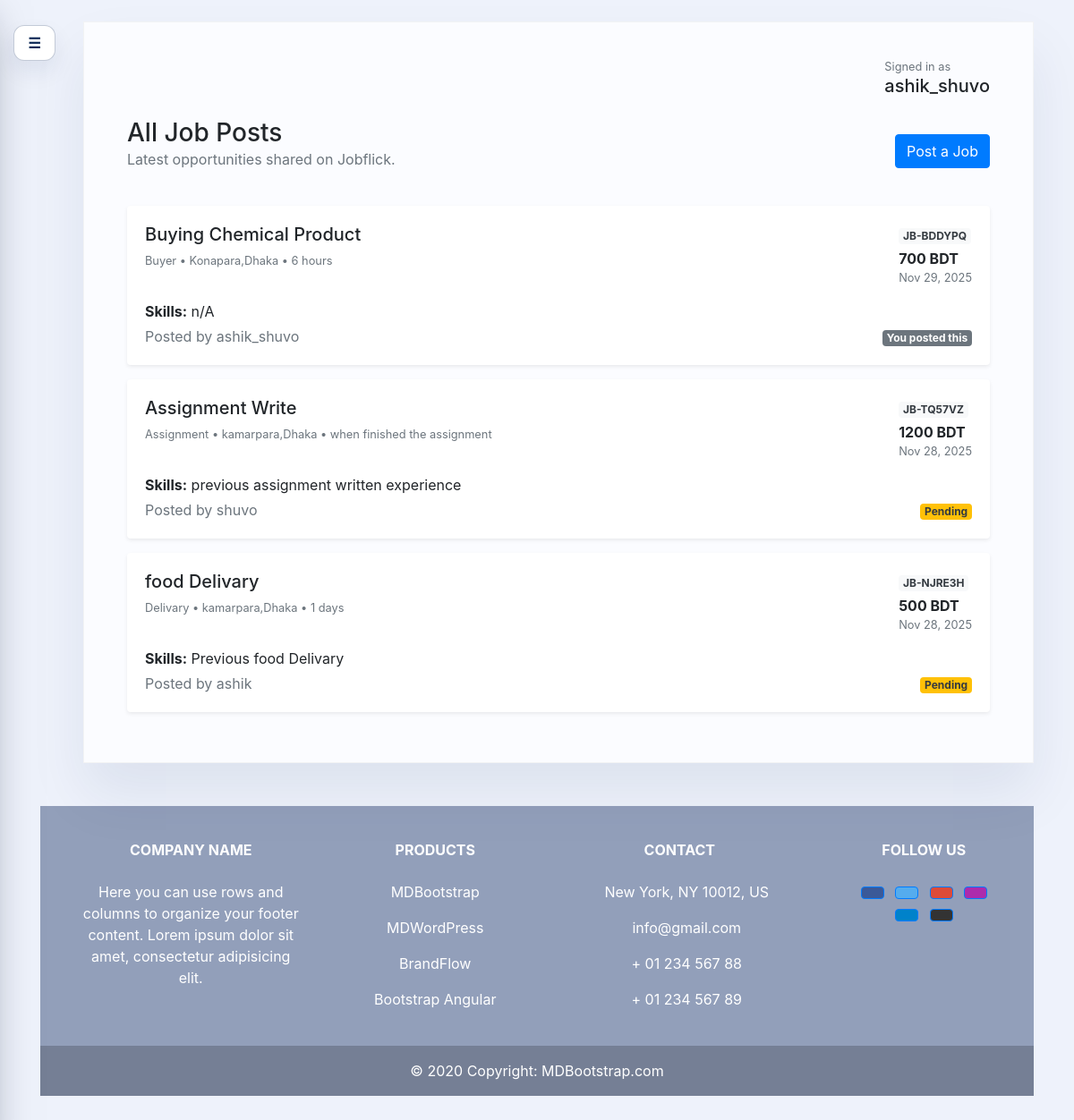
The page /profile/dashboard/ (signed in) on the database its author committed.
### userprofile/models.py (models this page shows, shortened)
class UserProfile(models.Model):
	user = models.OneToOneField(User, on_delete=models.CASCADE, related_name="profile")
	display_name = models.CharField(max_length=150, blank=True)
	photo = models.ImageField(upload_to="profile_photos/", blank=True, null=True)
	occupation = models.CharField(max_length=150, blank=True)
	skills = models.TextField(blank=True)
	present_address = models.CharField(max_length=255, blank=True)
	bio = models.TextField(blank=True)

### jobs/models.py (models this page shows, shortened)
class Job(models.Model):
	poster = models.ForeignKey(
		settings.AUTH_USER_MODEL,
		on_delete=models.CASCADE,
		related_name="jobs",
	)
	work_title = models.CharField(max_length=200)
	worker_type = models.CharField(max_length=120)
	duration = models.CharField(max_length=120)
	amount = models.PositiveIntegerField()
	location = models.CharField(max_length=120)
	skills = models.CharField(max_length=255)
	tracking_code = models.CharField(max_length=16, unique=True, editable=False, blank=True)
	created_at = models.DateTimeField(auto_now_add=True)
	class Meta:
		ordering = ["-created_at"]

### userprofile/views.py (the view)
# urls.py: path("dashboard/", views.dashboard_view, name="user-dashboard"),
@login_required
@never_cache
def dashboard_view(request):
	profile, _ = UserProfile.objects.get_or_create(user=request.user)
	skills = [skill.strip() for skill in profile.skills.split(",") if skill.strip()]
	jobs = Job.objects.prefetch_related(
		Prefetch(
			"applications",
			queryset=JobApplication.objects.filter(applicant=request.user),
			to_attr="app_for_user",
		)
	)
	context = {
		"profile": profile,
		"skills": skills,
		"jobs": jobs,
		"job_count": jobs.count(),
		"hide_nav": True,
	}
	return render(request, "userprofile/dashboard.html", context)

### userprofile/context_processors.py (called while the page is built)
def unread_notifications(request):
    if request.user.is_authenticated:
        count = request.user.notifications.filter(is_read=False).count()
    else:
        count = 0
    return {"unread_notifications_count": count}

### userprofile/templates/userprofile/dashboard.html
{% extends "userprofile/layout.html" %}
{% load static %}
{% block dashboard_content %}
<div class="d-flex justify-content-between align-items-center mb-4">
  <div>
    <h1 class="h3 mb-0">All Job Posts</h1>
    <p class="text-muted">Latest opportunities shared on Jobflick.</p>
  </div>
  <a class="btn btn-primary" href="{% url 'post_job' %}">Post a Job</a>
</div>
{% if jobs %}
  {% for job in jobs %}
    {% with application=job.app_for_user|first %}
    <div class="card shadow-sm border-0 mb-3">
      <div class="card-body">
        <div class="d-flex justify-content-between align-items-start">
          <div>
            <h5 class="mb-1">{{ job.work_title }}</h5>
            <small class="text-muted">{{ job.worker_type }} • {{ job.location }} • {{ job.duration }}</small>
          </div>
          <div class="text-end">
            <span class="badge badge-light text-dark mb-1">{{ job.tracking_code }}</span>
            <div><strong>{{ job.amount }} BDT</strong></div>
            <p class="mb-0 small text-muted">{{ job.created_at|date:"M d, Y" }}</p>
          </div>
        </div>
        <p class="mt-3 mb-1"><strong>Skills:</strong> {{ job.skills }}</p>
        <div class="d-flex justify-content-between align-items-center">
          <p class="text-muted mb-0">Posted by {{ job.poster.username }}</p>
          <div>
            {% if job.poster_id == request.user.id %}
              <span class="badge badge-secondary">You posted this</span>
            {% elif application %}
              {% if application.status == 'approved' %}
                <span class="badge badge-success">Approved</span>
              {% elif application.status == 'pending' %}
                <span class="badge badge-warning text-dark">Pending</span>
              {% else %}
                <span class="badge badge-danger">Rejected</span>
              {% endif %}
            {% else %}
              <form method="post" action="{% url 'apply_to_job' job.id %}">
                {% csrf_token %}
                <input type="hidden" name="redirect_to" value="{{ request.path }}">
                <button class="btn btn-outline-primary btn-sm" type="submit">Apply</button>
              </form>
            {% endif %}
          </div>
        </div>
      </div>
    </div>
    {% endwith %}
  {% endfor %}
{% else %}
  <div class="text-center bg-white rounded-3 shadow-sm p-5">
    <h4>No job posted yet</h4>
    <p class="text-muted mb-4">Create your first job post to get started.</p>
    <a class="btn btn-primary" href="{% url 'post_job' %}">Create Job</a>
  </div>
{% endif %}
{% endblock %}

### userprofile/templates/userprofile/layout.html (shortened to what this page needs)
{% extends "base.html" %}
{% block content %}
<div class="dashboard-shell-wrapper">
  <button class="toggle-btn menu-floating-toggle" id="menuToggle" aria-label="Toggle navigation">☰</button>
  <div class="dashboard-shell">
    <section class="dashboard-main">
      <div class="topbar">
        <div class="text-end">
        <p class="text-muted small mb-0">Signed in as</p>
        <h5 class="mb-0">{{ profile.user.username }}</h5>
      </div>
    </div>
      {% block dashboard_content %}{% endblock %}
    </section>
  </div>
</div>
{% endblock %}

### userprofile/templates/userprofile/layout.html (style rules this page uses)
body { background: #eef2fb; }
.dashboard-shell-wrapper { position: relative; padding-left: 3rem; }
.dashboard-shell { display: flex; min-height: calc(100vh - 40px); position: relative; overflow: visible; background: #fff; border-radius: 0; border: 1px solid rgba(14, 23, 41, 0.05); box-shadow: 0 35px 60px rgba(15, 39, 90, 0.08); }
.dashboard-main { flex: 1; padding: 2.5rem 3rem; background: #fbfcff; }
.topbar { display: flex; justify-content: flex-end; align-items: center; margin-bottom: 1.5rem; }
.toggle-btn { border: 1px solid rgba(19,47,98,0.25); background: #fff; color: #102b58; padding: 0.45rem 0.95rem; border-radius: 12px; font-weight: 600; box-shadow: 0 12px 25px rgba(16,43,88,0.08); }
.menu-floating-toggle { position: fixed; top: 1.75rem; left: 15px; transform: none; z-index: 1050; transition: left 0.35s ease; }

### rows shown on the page
UserProfile: user.username "ashik_shuvo"
Job: work_title "Buying Chemical Product", worker_type "Buyer", location "Konapara,Dhaka", duration "6 hours", tracking_code "JB-BDDYPQ", amount "700", created_at "Nov 29, 2025", skills "n/A", poster.username "ashik_shuvo", shows "You posted this"
Job: work_title "Assignment Write", worker_type "Assignment", location "kamarpara,Dhaka", duration "when finished the assignment", tracking_code "JB-TQ57VZ", amount "1200", created_at "Nov 28, 2025", skills "previous assignment written experience", poster.username "shuvo", shows "Pending"
Job: work_title "food Delivary", worker_type "Delivary", location "kamarpara,Dhaka", duration "1 days", tracking_code "JB-NJRE3H", amount "500", created_at "Nov 28, 2025", skills "Previous food Delivary", poster.username "ashik", shows "Pending"
